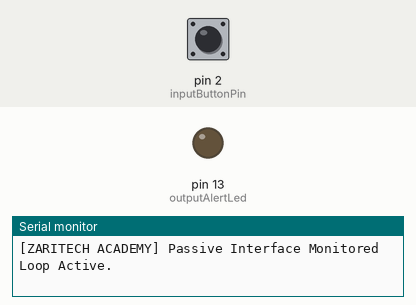
This sketch was run on a simulated Arduino Uno, built with avr-gcc and run on an emulated ATmega328P. On the bench: output pins drawn as LEDs (lit = HIGH), the last lines printed to the serial monitor. Inputs (shaded band) come from the test bench; at power-on: pin 2 (inputButtonPin) LOW.

Above: at 1.2 s.
1.3 s: pin 2 (inputButtonPin) pulled HIGH for 0.15 s
At 1.38 s:
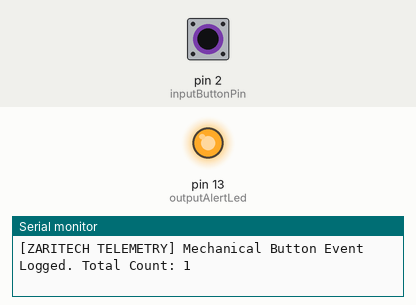
Timing chart, 0 to 4.3 s (numbered marks = the images above; inputs shaded):
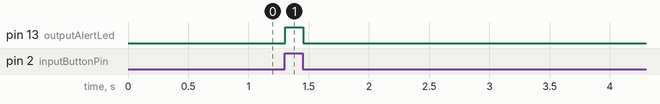

The sketch:

zaritech_mini_switching.ino
```cpp
// (licence header left out)
// Hardware Input/Output Pin Allocations
const int inputButtonPin  = 2;  // Tactile Button connected with 330R Pull-Down Resistor
const int outputAlertLed  = 13; // Status indicator LED node

// Operational State Registers
int dynamicButtonCounter = 0;
bool lastVerifiedState   = LOW;

void setup() {
  // Initialize Corporate Logging Diagnostics Pipeline
  Serial.begin(9600);
  Serial.println("[ZARITECH ACADEMY] Initializing Mini Switching Substrate...");

  // Register Input and Output Logic Configurations
  pinMode(inputButtonPin, INPUT); // Expects crisp 0V or 5V logic step transitions
  pinMode(outputAlertLed, OUTPUT);

  // Secure ground baseline on boot
  digitalWrite(outputAlertLed, LOW);
  Serial.println("[ZARITECH ACADEMY] Passive Interface Monitored Loop Active.");
}

void loop() {
  // Scan Current Pull-Down Switch State
  bool currentButtonRead = digitalRead(inputButtonPin);

  // Execute Dynamic Logic Changes on Verified High Transition (Button Pressed)
  if (currentButtonRead == HIGH && lastVerifiedState == LOW) {
    dynamicButtonCounter++;

    // Log telemetry metrics over internal corporate serial bus
    Serial.print("[ZARITECH TELEMETRY] Mechanical Button Event Logged. Total Count: ");
    Serial.println(dynamicButtonCounter);

    // Trigger visual status confirmation instantly
    digitalWrite(outputAlertLed, HIGH);
    delay(150); // Software debounce and hold time execution loop
    digitalWrite(outputAlertLed, LOW);
  }

  lastVerifiedState = currentButtonRead;
  delay(10); // Yield to prevent system task execution overhead
}
```

Measured:
- after the input at 1.3 s, pin 13 (outputAlertLed): LOW → HIGH at once, → LOW 0.15 s later
